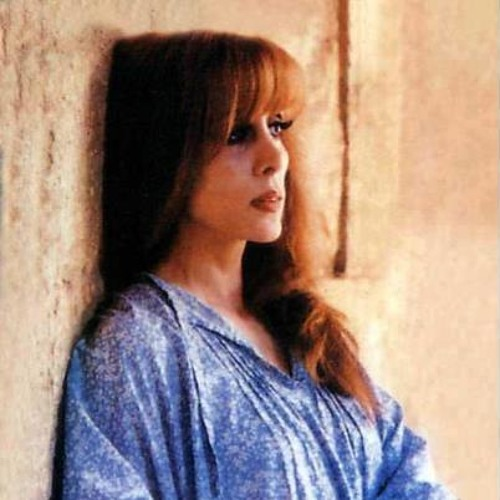
#> input picture 01.jpg, 500 x 500 px
$ python '03-write-on image.py'
#> lines starting #> are read from the running program, lines starting #| are printed output that depends on the picture
import cv2
import numpy as np
#------------------------------------------------------------
img = cv2.imread('01.jpg',cv2.IMREAD_COLOR)
#> img is the input picture: shape (500, 500, 3); mean B, G, R 129.1, 140, 164.4
# cv2.line(image_loaded, (start_point),(end_point),(color),(Thickness)) RGB
cv2.line(img,(0,0),(150,150),(255,0,0),(15))
#cv2.rectangle(image_loaded,(top_right),(bottom_left),(color),thickness)
cv2.rectangle(img,(15,25),(200,150),(0,0,255),5)
#cv2.circle(image_loaded,(centr_point),radius,(color),thickness )you can add -1 paremter to fill the circle
cv2.circle(img,(100,63),55,(0,255,0),-1)
font = cv2.FONT_HERSHEY_SIMPLEX
#cv2.putText(img,'Text',(start_point), font, 1, (color), 2, cv2.LINE_AA)
cv2.putText(img,"hello world",(0,130),font,0.8,(0,255,255),5,cv2.LINE_AA)
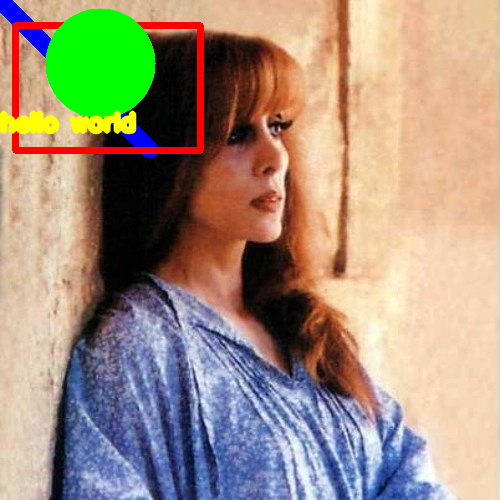
#> img: shape (500, 500, 3); mean B, G, R 124.8, 144.6, 161.5
cv2.imshow('image',img)
cv2.waitKey(0)
cv2.destroyAllWindows()

$ run again, with rosesd1.jpg copied over 01.jpg
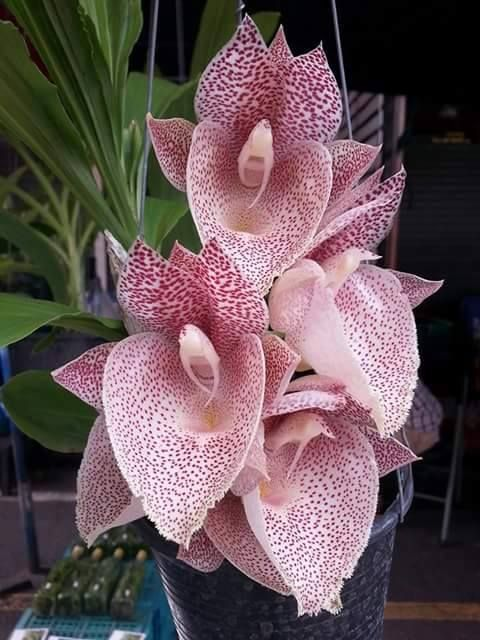
#> input picture rosesd1.jpg, 480 x 640 px
#> img is the input picture: shape (640, 480, 3); mean B, G, R 86.4, 82.9, 101.6
#> `cv2.putText(img,"hello world",(0,130),font,0.8,(0,255,255),5,cv2.LINE_..`:
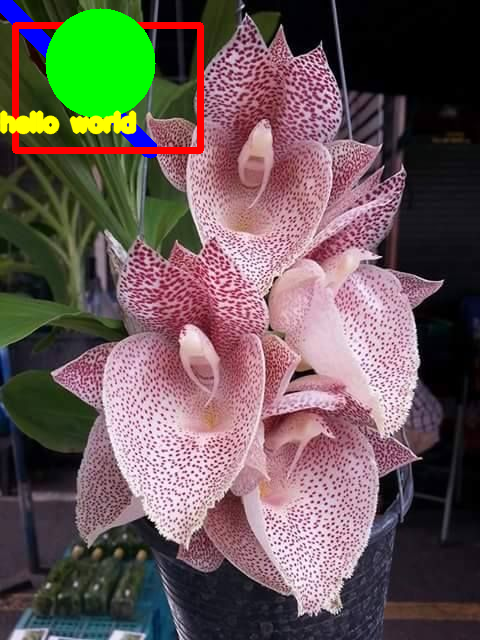
#> img: shape (640, 480, 3); mean B, G, R 85.7, 89.1, 103.6

$ run again, with rosesd2.jpg copied over 01.jpg
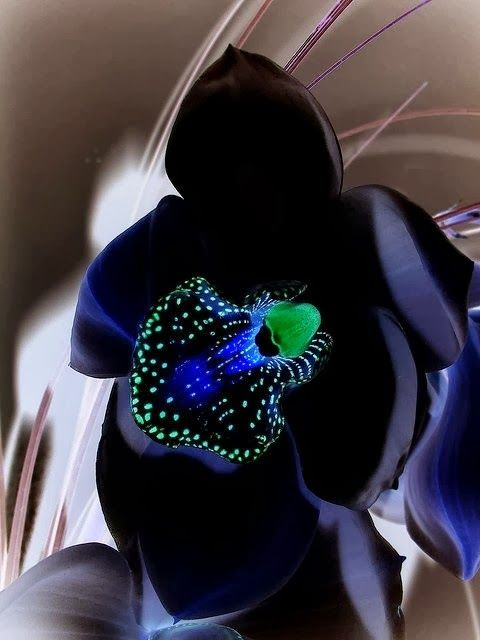
#> input picture rosesd2.jpg, 480 x 640 px
#> img is the input picture: shape (640, 480, 3); mean B, G, R 66.8, 58.6, 63.1
#> `cv2.putText(img,"hello world",(0,130),font,0.8,(0,255,255),5,cv2.LINE_..`:
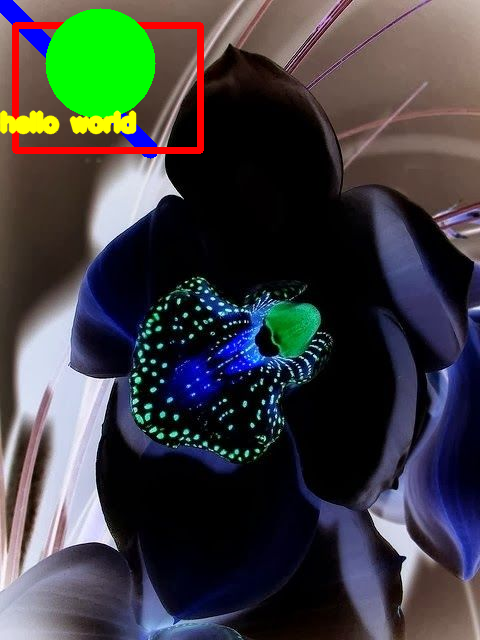
#> img: shape (640, 480, 3); mean B, G, R 64.3, 64, 62.6
